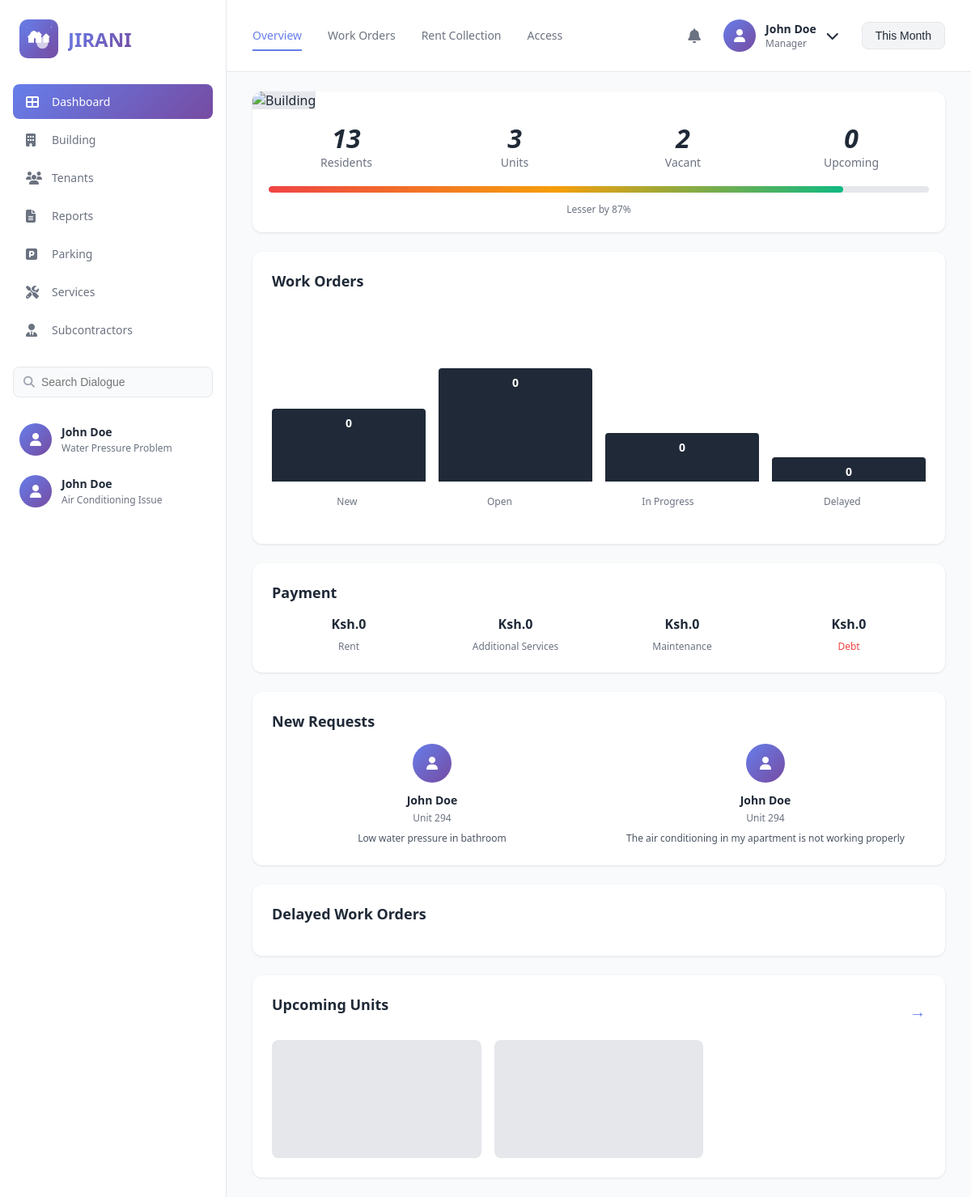
Screenshot of / (signed in) with the database file from the repository.
### dashboard/models.py (models this page shows, shortened)
class Request(models.Model):
    STATUS_CHOICES = [
        ('pending', 'Pending'),
        ('in_progress', 'In Progress'),
        ('completed', 'Completed'),
    ]
    resident = models.ForeignKey(Resident, on_delete=models.CASCADE)
    title = models.CharField(max_length=200)
    description = models.TextField()
    created_at = models.DateTimeField(auto_now_add=True)
    status = models.CharField(max_length=20, choices=STATUS_CHOICES, default='pending')

class Resident(models.Model):
    STATUS_CHOICES = [
        ('active', 'Active'),
        ('pending', 'Pending'),
        ('moved_out', 'Moved Out'),
    ]
    user = models.OneToOneField(User, on_delete=models.CASCADE)
    unit_number = models.CharField(max_length=10)
    phone = models.CharField(max_length=15)
    move_in_date = models.DateField()
    monthly_rent = models.DecimalField(max_digits=10, decimal_places=2, default=10000.00)
    is_active = models.BooleanField(default=True)
    status = models.CharField(max_length=20, choices=STATUS_CHOICES, default='active')

class Unit(models.Model):
    UNIT_STATUS = [
        ('vacant', 'Vacant'),
        ('occupied', 'Occupied'),
        ('upcoming', 'Upcoming'),
    ]
    unit_number = models.CharField(max_length=10, unique=True)
    status = models.CharField(max_length=20, choices=UNIT_STATUS)
    image = models.ImageField(upload_to='units/', null=True, blank=True)

### dashboard/views.py (the view)
# urls.py: path('', views.dashboard_view, name='dashboard'),
@login_required
def dashboard_view(request):
    try:
        resident = Resident.objects.get(user=request.user)
    except Resident.DoesNotExist:
        messages.error(request, "Resident profile not found")
        return redirect('login')
    current_month = date.today().month
    payments = Payment.objects.filter(
        resident=resident,
        due_date__month=current_month
    )
    payment_summary = {
        'rent': payments.filter(payment_type='rent').first(),
        'additional': payments.filter(payment_type='additional').first(),
        'maintenance': payments.filter(payment_type='maintenance').first(),
        'debt': payments.filter(payment_type='debt').first(),
    }
    new_requests = Request.objects.filter(
        status='pending'
    ).order_by('-created_at')[:3]
    delayed_orders = WorkOrder.objects.filter(
        status='delayed'
    ).order_by('-days_late')[:3]
    stats = {
        'total_residents': Resident.objects.filter(is_active=True).count(),
        'total_units': Unit.objects.count(),
        'vacant_units': Unit.objects.filter(status='vacant').count(),
        'upcoming_units': Unit.objects.filter(status='upcoming').count(),
    }
    work_order_stats = {
        'new': WorkOrder.objects.filter(status='new').count(),
        'open': WorkOrder.objects.filter(status='open').count(),
        'in_progress': WorkOrder.objects.filter(status='in_progress').count(),
        'delayed': WorkOrder.objects.filter(status='delayed').count(),
    }
    upcoming_units = Unit.objects.filter(status='vacant')[:3]
    context = {
        'resident': resident,
        'payment_summary': payment_summary,
        'new_requests': new_requests,
        'delayed_orders': delayed_orders,
        'stats': stats,
        'work_order_stats': work_order_stats,
        'upcoming_units': upcoming_units,
    }
    return render(request, 'dashboard/dashboard.html', context)

### dashboard/templates/dashboard/dashboard.html (shortened to what this page needs)
{% load static %}
<!DOCTYPE html>
<html lang="en">
<head>
    <link rel="stylesheet" href="{% static 'css/style.css' %}">
    <link rel="stylesheet" href="https://cdnjs.cloudflare.com/ajax/libs/font-awesome/6.4.0/css/all.min.css">
</head>
<body>
    <div class="container">
        <aside class="sidebar">
            <div class="logo">
    <div class="logo-icon">
        <img src="{% static 'images/Jirani App Logo 1.png' %}" alt="Jirani Logo" style="width: 32px; height: 32px; object-fit: contain;">
    </div>
    <h1>JIRANI</h1>
</div>
            <nav class="nav-menu">
                <a href="#" class="nav-item active">
                    <i class="fas fa-th-large"></i>
                    <span>Dashboard</span>
                </a>
                <a href="#" class="nav-item">
                    <i class="fas fa-building"></i>
                    <span>Building</span>
                </a>
                <a href="{% url 'tenants' %}" class="nav-item">
                    <i class="fas fa-users"></i>
                    <span>Tenants</span>
                </a>
                <a href="#" class="nav-item">
                    <i class="fas fa-file-alt"></i>
                    <span>Reports</span>
                </a>
                <a href="{% url 'parking' %}" class="nav-item">
                    <i class="fas fa-parking"></i>
                    <span>Parking</span>
                </a>
                <a href="{% url 'services' %}" class="nav-item">
                    <i class="fas fa-tools"></i>
                    <span>Services</span>
                </a>
                <a href="{% url 'subcontractors' %}" class="nav-item">
                    <i class="fas fa-user-tie"></i>
                    <span>Subcontractors</span>
                </a>
            </nav>
            <div class="search-box">
                <i class="fas fa-search"></i>
                <input type="text" placeholder="Search Dialogue">
            </div>
            <div class="contacts-list">
                {% for request in new_requests %}
                <div class="contact-item">
                    <div class="contact-avatar">
                        <i class="fas fa-user"></i>
                    </div>
                    <div class="contact-info">
                        <div class="contact-name">{{ request.resident.user.get_full_name }}</div>
                        <div class="contact-message">{{ request.title|truncatewords:5 }}</div>
                    </div>
                </div>
                {% endfor %}
            </div>
        </aside>
        <main class="main-content">
            <header class="top-nav">
               <div class="nav-links">
    <a href="{% url 'dashboard' %}" class="nav-link active">Overview</a>
    <a href="{% url 'services' %}" class="nav-link">Work Orders</a>
    <a href="{% url 'rent_collection' %}" class="nav-link">Rent Collection</a>
    <a href="#" class="nav-link">Access</a>
</div>
                <div class="user-section">
    <i class="fas fa-bell"></i>
    <div class="user-profile" id="userProfileBtn">
        <div class="user-avatar">
            <i class="fas fa-user"></i>
        </div>
        <div class="user-info">
            <div class="user-name">{{ user.get_full_name }}</div>
            <div class="user-role">Manager</div>
        </div>
        <i class="fas fa-chevron-down"></i>
    </div>
    <button class="month-btn">This Month</button>
</div>
            </header>
            <div class="dashboard-grid">
                <div class="left-column">
                    <div class="card building-card">
                        <img src="{% static 'images/building.jpg' %}" alt="Building" class="building-image">
                        <div class="building-stats">
                            <div class="stat-item">
                                <div class="stat-number">{{ stats.total_residents }}</div>
                                <div class="stat-label">Residents</div>
                            </div>
                            <div class="stat-item">
                                <div class="stat-number">{{ stats.total_units }}</div>
                                <div class="stat-label">Units</div>
                            </div>
                            <div class="stat-item">
                                <div class="stat-number">{{ stats.vacant_units }}</div>
                                <div class="stat-label">Vacant</div>
                            </div>
                            <div class="stat-item">
                                <div class="stat-number">{{ stats.upcoming_units }}</div>
                                <div class="stat-label">Upcoming</div>
                            </div>
                        </div>
                        <div class="progress-bar">
                            <div class="progress-fill" style="width: 87%;"></div>
                        </div>
                        <div class="progress-label">Lesser by 87%</div>
                    </div>
                    <div class="card work-orders-card">
                        <h3>Work Orders</h3>
                        <div class="chart">
                            <div class="bar-chart">
                                <div class="bar" style="height: 45%;">
                                    <span class="bar-value">{{ work_order_stats.new }}</span>
                                </div>
                                <div class="bar" style="height: 70%;">
                                    <span class="bar-value">{{ work_order_stats.open }}</span>
                                </div>
                                <div class="bar" style="height: 30%;">
                                    <span class="bar-value">{{ work_order_stats.in_progress }}</span>
                                </div>
                                <div class="bar" style="height: 15%;">
                                    <span class="bar-value">{{ work_order_stats.delayed }}</span>
                                </div>
                            </div>
                            <div class="chart-labels">
                                <span>New</span>
                                <span>Open</span>
                                <span>In Progress</span>
                                <span>Delayed</span>
                            </div>
                        </div>
                    </div>
                </div>
                <div class="right-column">
                    <div class="card payment-card">
                        <h3>Payment</h3>
                        <div class="payment-grid">
                            <div class="payment-item">
                                <div class="payment-amount">Ksh.{{ payment_summary.rent.amount|default:"0" }}</div>
                                <div class="payment-label">Rent</div>
                            </div>
                            <div class="payment-item">
                                <div class="payment-amount">Ksh.{{ payment_summary.additional.amount|default:"0" }}</div>
                                <div class="payment-label">Additional Services</div>
                            </div>
                            <div class="payment-item">
                                <div class="payment-amount">Ksh.{{ payment_summary.maintenance.amount|default:"0" }}</div>
                                <div class="payment-label">Maintenance</div>
                            </div>
                            <div class="payment-item">
                                <div class="payment-amount">Ksh.{{ payment_summary.debt.amount|default:"0" }}</div>
                                <div class="payment-label error">Debt</div>
                            </div>
                        </div>
                    </div>
                    <div class="card requests-card">
                        <h3>New Requests</h3>
                        <div class="requests-list">
                            {% for request in new_requests %}
                            <div class="request-item">
                                <div class="request-avatar">
                                    <i class="fas fa-user"></i>
                                </div>
                                <div class="request-info">
                                    <div class="request-name">{{ request.resident.user.get_full_name }}</div>
                                    <div class="request-unit">Unit {{ request.resident.unit_number }}</div>
                                    <div class="request-text">{{ request.description|truncatewords:10 }}</div>
                                </div>
                            </div>
                            {% endfor %}
                        </div>
                    </div>
                    <div class="card delayed-orders-card">
                        <h3>Delayed Work Orders</h3>
                    </div>
                    <div class="card upcoming-units-card">
                        <div class="card-header">
                            <h3>Upcoming Units</h3>
                            <a href="#" class="view-all">→</a>
                        </div>
                        <div class="units-grid">
                            {% for unit in upcoming_units %}
                            <div class="unit-item">
                                {% if unit.image %}
                                <img src="{{ unit.image.url }}" alt="Unit {{ unit.unit_number }}">
                                {% else %}
                                <div style="background: #e5e7eb; height: 100%;"></div>
                                {% endif %}
                            </div>
                            {% endfor %}
                        </div>
                    </div>
                </div>
            </div>
        </main>
    </div>
</body>
</html>

### rows the page displays
Request: resident.user.get_full_name "John Doe", title "Water Pressure Problem", resident.unit_number "294", description "Low water pressure in bathroom"
Request: resident.user.get_full_name "John Doe", title "Air Conditioning Issue", resident.unit_number "294", description "The air conditioning in my apartment is not working properly"

### other values shown
{{ user.get_full_name }} "John Doe"
{{ stats.total_residents }} "13"
{{ stats.total_units }} "3"
{{ stats.vacant_units }} "2"
{{ stats.upcoming_units }} "0"
{{ work_order_stats.new }} "0"
{{ work_order_stats.open }} "0"
{{ work_order_stats.in_progress }} "0"
{{ work_order_stats.delayed }} "0"
{{ payment_summary.rent.amount|default:"0" }} "0"
{{ payment_summary.additional.amount|default:"0" }} "0"
{{ payment_summary.maintenance.amount|default:"0" }} "0"
{{ payment_summary.debt.amount|default:"0" }} "0"
